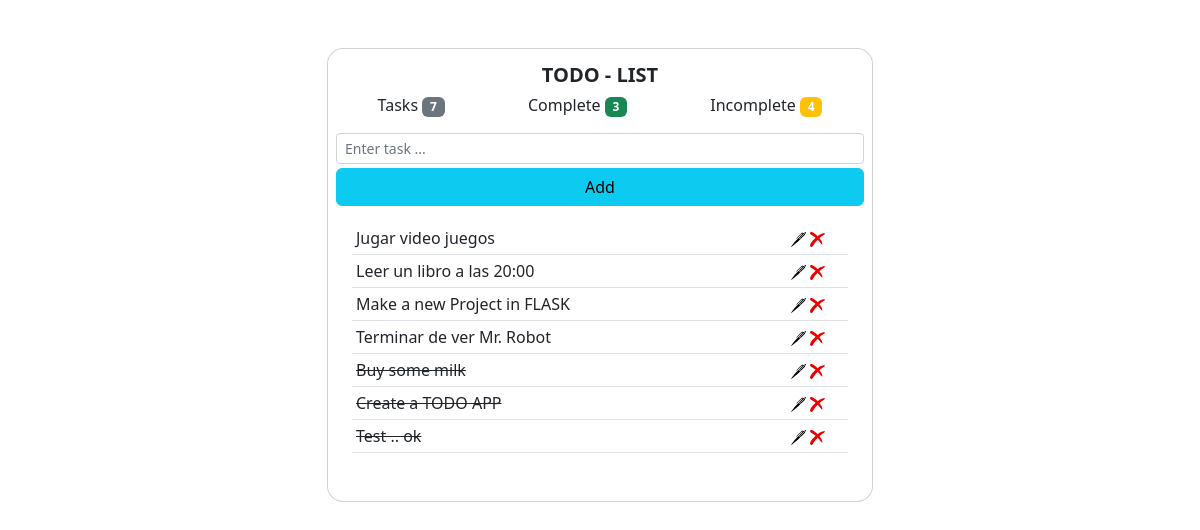
The page / on the database its author committed.
### task/models.py (models this page shows, shortened)
class Task(models.Model):
    title = models.CharField(max_length=250)
    complete = models.BooleanField(default=False)
    created = models.DateTimeField(auto_now_add=True)
    class Meta:
        ordering =['complete']

### task/views.py (the view)
# urls.py: path('',views.index, name='index'),
def index(request):
    num_task =Task.objects.count()
    tasks = Task.objects.all()
    complete = Task.objects.filter(complete=True).count()
    incomplete = num_task - complete
    if request.method == 'POST':
        formTask = TaskForm(request.POST)
        if formTask.is_valid():
            formTask.save()
            return redirect('index')
    else:
        formTask = TaskForm()
        context = {'num_task':num_task,'tasks':tasks, 'formTask': formTask, 'complete':complete, 'incomplete': incomplete}
        return render(request,'index.html', context)

### task/forms.py
class TaskForm(ModelForm):
    class Meta:
        model = Task
        fields = '__all__'
        widgets = {'title' : forms.TextInput(attrs={'class':'form-control form-control-sm', 'placeholder':'Enter task ...'}),
                   'complete': forms.CheckboxInput(attrs={'class':'form-control form-check-input'}),}

### templates/index.html
{% extends 'base.html' %} {% block container %}
<h5 class="lh-1 fw-bold text-center">TODO - LIST</h5>
<ul class="d-flex list-unstyled justify-content-around">
  <li class="">
    Task{{num_task|pluralize:'s'}}
    <span class="badge bg-secondary">{{ num_task }}</span>
  </li>
  <li class="">
    Complete
    <span class="badge bg-success">{{ complete }}</span>
  </li>
  <li class="">
    Incomplete
    <span class="badge bg-warning">{{ incomplete }}</span>
  </li>
</ul>
<form action="" method="POST">
  {% csrf_token %} {{ formTask.title }}
  <button type="submit" class="w-100 btn btn-info mt-1">Add</button>
</form>
<div class="card-body">
  <table class="table table-sm table-hover">
    <tbody>
      {% for task in tasks %}
      <tr>
        {% if task.complete == True %}
        <td class="fw-lighter">
          <s>{{ task.title }}</s>
        </td>
        {% else %}
        <td class="">{{ task.title }}</td>
        {% endif %}
        <td class="text-center">
          <a href="{% url 'editTask' task.id %}"
            ><img
              src="static/images/edit.svg"
              alt="edit"
              width="15"
              ,
              height="15"
          /></a>
          <a href="{% url 'deleteTask' task.id %}"
            ><img
              src="static/images/delete.svg"
              alt="delete"
              width="15"
              ,
              height="15"
          /></a>
        </td>
      </tr>
      {% endfor %}
    </tbody>
  </table>
</div>
{% endblock container %}

### templates/base.html (shortened to what this page needs)
{% load static %}
<!DOCTYPE html>
<html lang="en">
  <head>
    <link
      href="https://cdn.jsdelivr.net/npm/bootstrap@5.2.0-beta1/dist/css/bootstrap.min.css"
      rel="stylesheet"
    />
  </head>
  <body>
    <div class="container">
      <div class="row mt-5">
        <div class="col-md-6 offset-md-3 col-sm-12 col-xs-12">
          <div class="card px-2 py-3 rounded-4">
            {% block container %} {% endblock container %}
          </div>
        </div>
      </div>
    </div>
  </body>
</html>

### rows shown on the page
Task: title "Jugar video juegos"
Task: title "Leer un libro a las 20:00"
Task: title "Make a new Project in FLASK"
Task: title "Terminar de ver Mr. Robot"
Task: title "Buy some milk"
Task: title "Create a TODO APP"
Task: title "Test .. ok"

### other values the page prints
{{ num_task }} "7"
{{ complete }} "3"
{{ incomplete }} "4"
